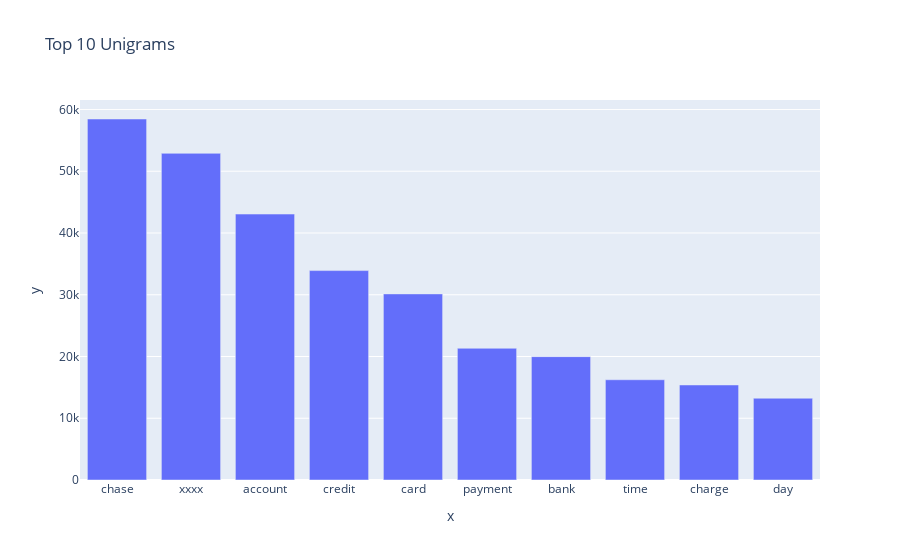

Here is the notebook cell this chart was saved with:
### Code cell
## TOP 10 UNIGRAMS

unigram = get_top_n_words(New_df['complaint_clean'],1,10)
for word, freq in unigram:
    print(word,freq)
px.bar(x=[word for word, freq in unigram],y=[freq for word,freq in unigram],title="Top 10 Unigrams")

### Figure 1 — Plotly figure (JSON) as saved in the notebook; plotly's stock layout.template omitted (floating-point values rounded to 4 significant figures)
{"data": [{"hovertemplate": "x=%{x}<br>y=%{y}<extra></extra>", "legendgroup": "", "marker": {"color": "#636efa", "pattern": {"shape": ""}}, "name": "", "orientation": "v", "showlegend": false, "textposition": "auto", "type": "bar", "x": ["chase", "xxxx", "account", "credit", "card", "payment", "bank", "time", "charge", "day"], "xaxis": "x", "y": [58460, 52900, 43065, 33912, 30137, 21329, 19978, 16233, 15387, 13243], "yaxis": "y"}], "layout": {"barmode": "relative", "legend": {"tracegroupgap": 0}, "title": {"text": "Top 10 Unigrams"}, "xaxis": {"anchor": "y", "domain": [0, 1], "title": {"text": "x"}}, "yaxis": {"anchor": "x", "domain": [0, 1], "title": {"text": "y"}}}}
